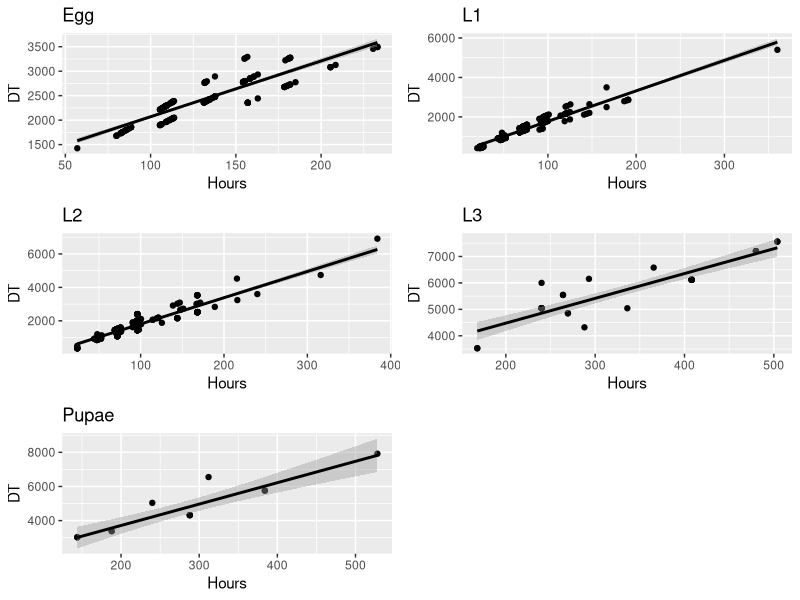
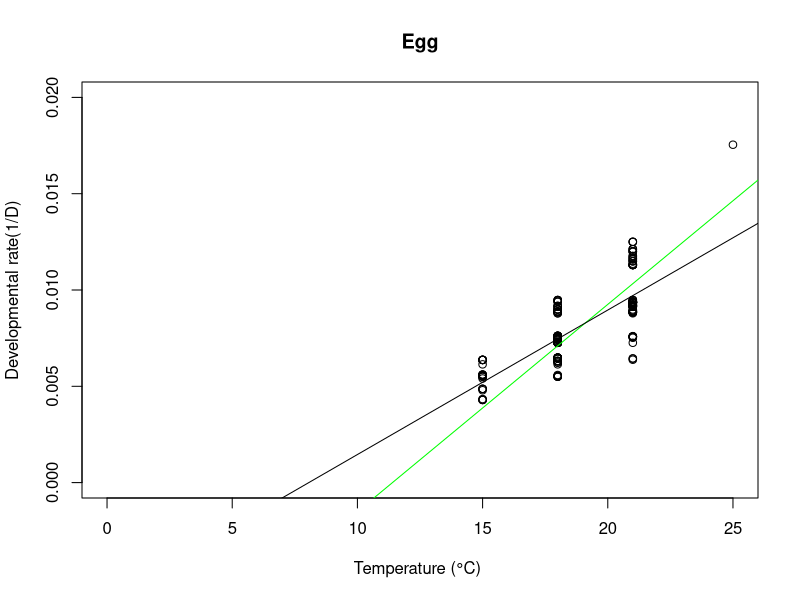

These figures' R source, in order:
rm(list = ls())
data = read.csv("Data/cholevinae_full.csv", header=TRUE, sep = ";") #Hours degrees
#data = read.csv("Data/cholevinae_full_dd1.csv", header=TRUE, sep = ";") #Day degrees
head(data)
summary(data)
class(data$DT_egg)
class (data$temp)
data_12 = data [data$year=="2012",] # data for 2012
data_13 = data [data$year=="2013",] # data for 2013

library(ggplot2)
library(gridExtra)

#Tmin + SET - DT~D
lm.1=lm(data_13$DT_egg~data_13$egg)
summary(lm.1)
lm.2=lm(data_13$DT_L1~data_13$L1)
summary(lm.2)
lm.3=lm(data$DT_L2~data$L2)
summary(lm.3)
lm.4=lm(data$DT_L3 ~data$L3)
summary(lm.4)
lm.5=lm(data$DT_pupae~data$pupae)
anova (lm.5)
summary(lm.5)


#Plot of thermal summation models on DT data
p1= qplot (data_13$egg,data_13$DT_egg,
           xlab=substitute("Hours"),
           ylab=substitute("DT"),
       main="Egg")
a1 = p1 + stat_smooth(method="lm", se=TRUE, colour="black")

p2= qplot (data_13$L1,data_13$DT_L1,
           xlab=substitute("Hours"),
           ylab=substitute("DT"),
           main="L1")
a2= p2 + stat_smooth(method="lm", se=TRUE, colour="black")

p3= qplot (data$L2,data$DT_L2,
           xlab=substitute("Hours"),
           ylab=substitute("DT"),
           main="L2")
a3= p3 + stat_smooth(method="lm", se=TRUE, colour="black")

p4= qplot (data$L3,data$DT_L3,
           xlab=substitute("Hours"),
           ylab=substitute("DT"),
           main="L3")
a4= p4 + stat_smooth(method="lm", se=TRUE, colour="black")

p5= qplot (data$pupae,data$DT_pupae,
           xlab=substitute("Hours"),
           ylab=substitute("DT"),
           main="Pupae")
a5= p5 + stat_smooth(method="lm", se=TRUE, colour="black")
#tiff (filename="exports/sciodrepoides_development.tiff", 
#      width=8000, height=12000, 
#      compression="lzw", res= 800)
grid.arrange (a1,a2, a3, a4, a5, ncol=2)
#dev.off()

#COMPARISON OF TWO METHODS IN GRAPHICAL WAY
t=11.3997
k=929.3538
lm.2=lm(data_13$r_egg~data_13$temp)
summary (lm.2)
#Plot of thermal summation models on 1/D 
plot(data_13$r_egg~data_13$temp, 
     ylab='Developmental rate(1/D)',
     xlab='Temperature (°C) ', 
     main="Egg",
     ylim=c(0,0.02),
     xlim=c(0,25))
abline (a=-(t/k), b=1/k, col='green', lwd=1)
abline (lm.2)
